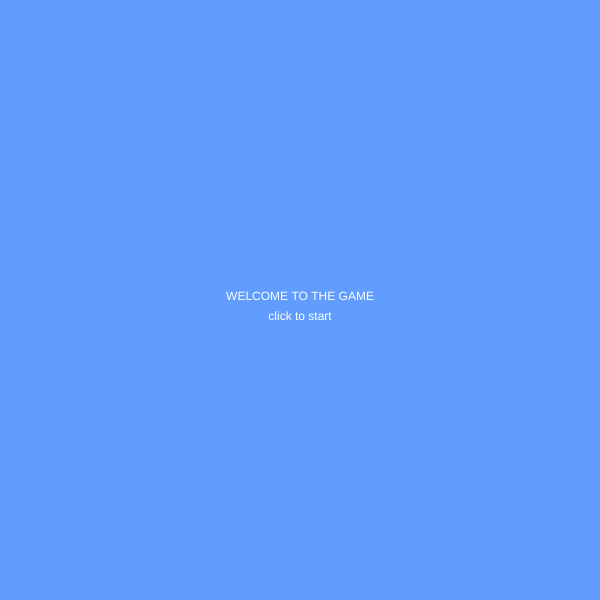
Frame 1 (no input)
Frame 60 (no input): identical to frame 1, image omitted
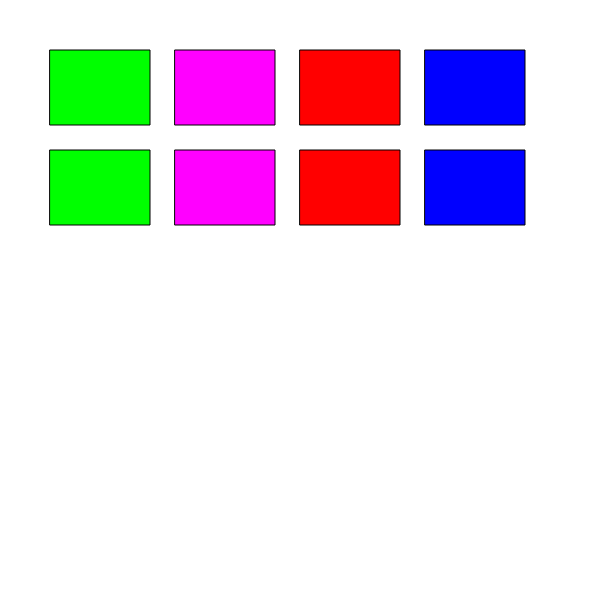
Frame 120 (the mouse pressed at the canvas centre since frame 60)

The p5.js sketch that drew these frames (run headless with seeded random() and noise() and a simulated clock; from frame 60 on, the mouse is pressed at the canvas centre):

// p5.js sketch
// ── sketch.js
var screen = 0

function setup() {
  createCanvas(600, 600);
}

function draw() {
  if (screen == 0) {
    startScreen()
  }
  if (screen == 1) {
    levelScreen()
  }
}

function startScreen() {
  background(96, 157, 255);
  fill(255)
  textAlign(CENTER);
  text('WELCOME TO THE GAME', width / 2, height / 2)
  text('click to start', width / 2, height / 2 + 20);
}

function levelScreen() {
  // print(mouseX, mouseY)
  background(255);
  // eerste rij
  fill(0, 255, 0);
  rect(50, 50, 100, 75);
  fill(255, 0, 255);
  rect(175, 50, 100, 75);
  fill(255, 0, 0);
  rect(300, 50, 100, 75);
  fill(0, 0, 255);
  rect(425, 50, 100, 75);
  // tweede rij
  fill(0, 255, 0);
  rect(50, 150, 100, 75);
  fill(255, 0, 255);
  rect(175, 150, 100, 75);
  fill(255, 0, 0);
  rect(300, 150, 100, 75);
  fill(0, 0, 255);
  rect(425, 150, 100, 75);
}

function mousePressed() {
  if (screen == 0) {
    screen = 1
  } else if (screen == 1) {
    screen = 2
  }
}
